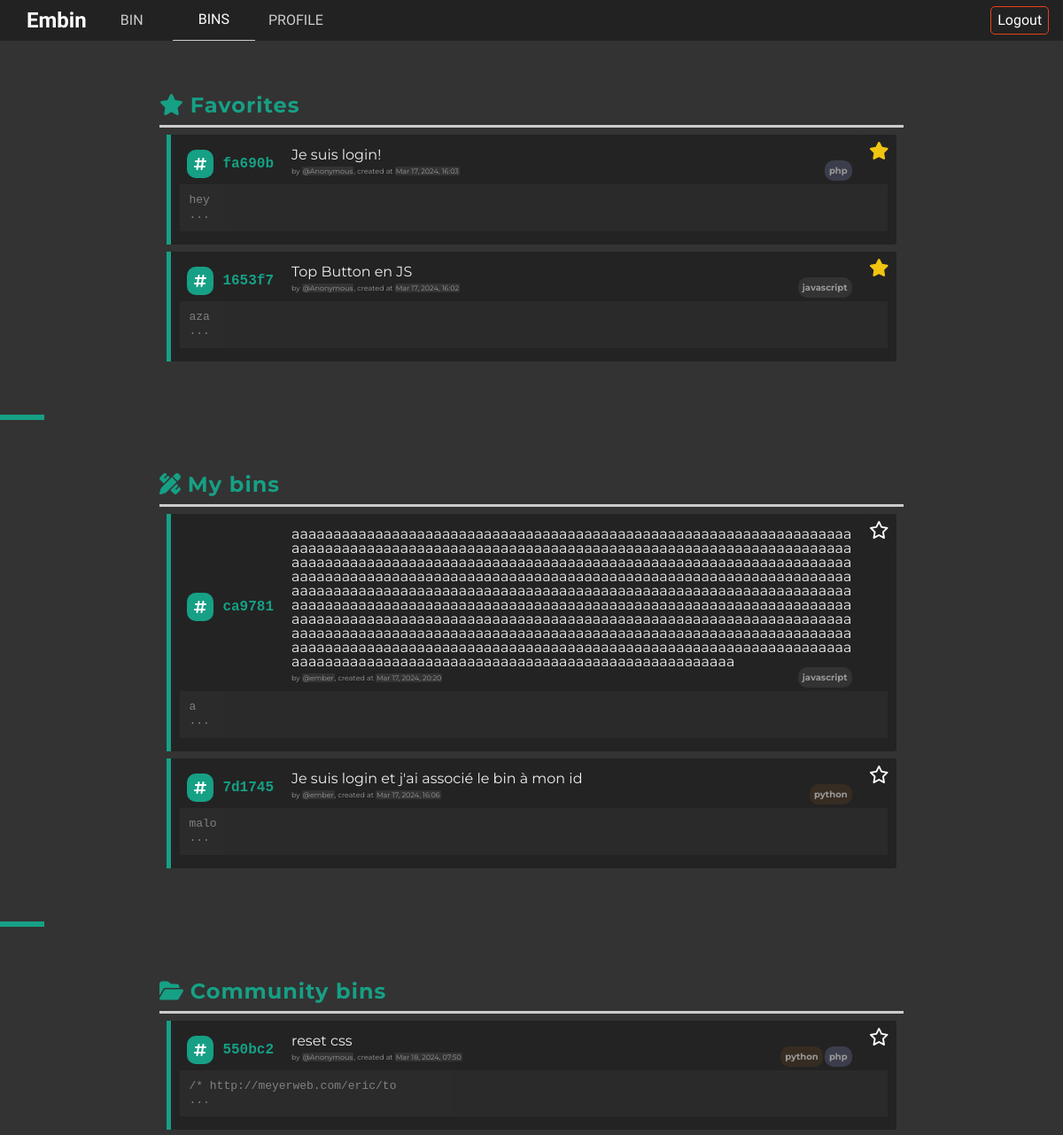
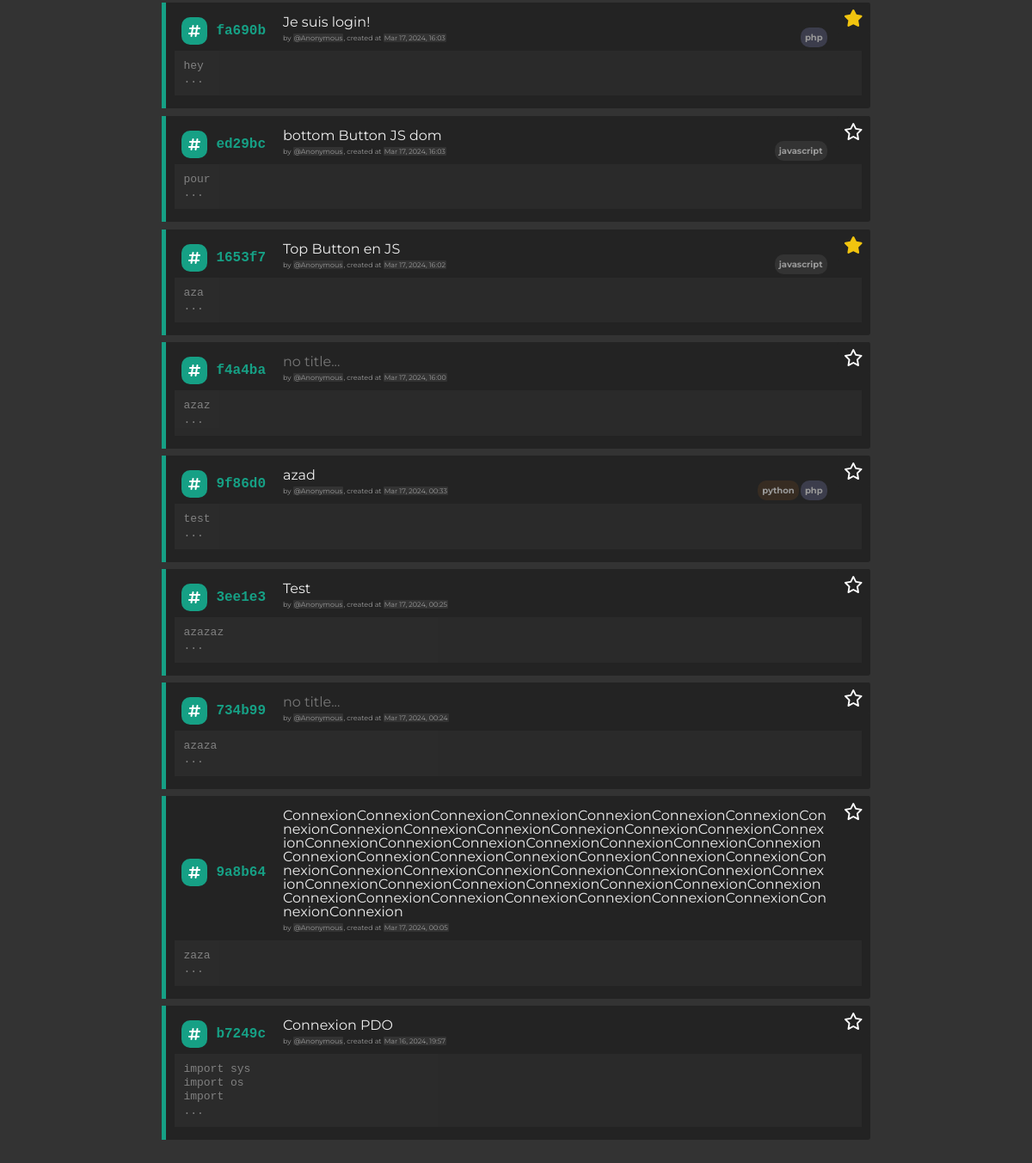
The page /list (signed in) on the database its author committed (2 pictures, top to bottom).
### applications/bin/models.py (models this page shows, shortened)
class Bin(models.Model):
    code = models.CharField(max_length=10)#, unique=True)
    content = models.TextField()
    title = models.CharField(max_length=255, null=True, blank=True)
    created_at = models.DateTimeField(auto_now_add=True)
    author = models.ForeignKey(User, on_delete=models.SET_NULL, null=True, blank=True)
    tags = models.ManyToManyField(Tag, blank=True)

class Tag(models.Model):
    name = models.CharField(max_length=100, unique=True)
    def __str__(self):
        return self.name

### applications/bin/views.py (the view)
# urls.py: path('list', views.list_, name="list"), # list à mettre avant <code> pour eviter conflit
def list_(request):
    bins = Bin.objects.all().order_by('-created_at')
    for bin_ in bins:
        if bin_.author_id is not None:
            bin_.author = get_user_by_id(bin_.author_id)
    if request.user.is_authenticated:
        favorites = Favorite.objects.filter(user=request.user, bin__in=bins)
        favorite_bins_ids = set(favorite.bin_id for favorite in favorites)
        for bin_ in bins:
            bin_.is_favorite = bin_.id in favorite_bins_ids
    return render(request, "bin/list.html", {'bins':bins})

### applications/articles/templatetags/split.py (called while the page is built)
@register.filter(name="first_url")
def first_url(url:str):
    return url.split("/")[1]

### applications/bin/views.py (called while the page is built)
def get_user_by_id(user_id):
    try:
        user = User.objects.get(pk=user_id)
        return user
    except User.DoesNotExist:
        return None

### applications/bin/templates/bin/list.html (shortened to what this page needs)
<!DOCTYPE html>
<html>
<head>
    {% load static %}
    {% include 'head.html' %}
    <link href="{% static 'bin/styles.css' %}" rel="stylesheet">
    <link href="{% static 'bin/show.css' %}" rel="stylesheet">
    <link href="{% static 'bin/index.css' %}" rel="stylesheet">
    <link rel="stylesheet" href="https://cdnjs.cloudflare.com/ajax/libs/highlight.js/10.4.1/styles/default.min.css">
</head>
<body>
{% include 'header.html' %}
<main>
{% if user.is_authenticated %}
<div class="list-bin" id="list-bin-favorites">
    <h2><i class="fa-solid fa-star"></i> Favorites</h2>
    {% for bin in bins %}
    {% if bin.is_favorite %}
    <div class="bin-element {{ bin.code }}">
        <button onclick="ajaxAddBinToFavorite(event, '{{ bin.code }}')" class="btn-add-favorites favorite">
            <i class="fa-solid fa-star"></i>
        </button>
        <div class="list-bin-infos">
            <i class="fa-solid fa-hashtag"></i>
            <p class="list-bin-code">{{ bin.code }}</p>
            <div class="list-bin-title">{{ bin.title|default:"<span class='notitle'>no title...</span>" }}<br>
                <div class="list-bin-by-author">
                    <span class="list-bin-by-label">by</span>
                    <span class="list-bin-author">@{{ bin.author|default:'Anonymous' }}</span>
                    <span class="list-bin-createdat-label">, created at</span>
                    <span class="list-bin-author">{{ bin.created_at|date:"M d, Y, H:i" }}</span>
                    <div class="list-bin-tags">
                        {% for tag in bin.tags.all %}
                        <span class="list-bin-tag {{ tag }}">{{ tag }}</span>
                        {% endfor %}
                    </div>
                </div>
            </div>
        </div>
        <a href="{{ bin.code }}" class="list-bin-preview">
            <pre class="preview prettyprint">{{ bin.content|slice:":30" }}<br>...</pre>
        </a>
    </div>
    {% endif %}
    {% endfor %}
</div>
<div class="left-separator"></div>
<div class="list-bin">
    <h2><i class="fa-solid fa-pen-ruler"></i> My bins</h2>
    {% for bin in bins %}
    {% if bin.author_id == request.user.id %}
    <div class="bin-element {{ bin.code }}">
        {% if bin.is_favorite %}
        <button onclick="ajaxAddBinToFavorite(event, '{{ bin.code }}')" class="btn-add-favorites favorite">
            <i class="fa-solid fa-star"></i>
        </button>
        {% else %}
        <button onclick="ajaxAddBinToFavorite(event, '{{ bin.code }}')" class="btn-add-favorites">
            <i class="fa-regular fa-star"></i>
        </button>
        {% endif %}
        <div class="list-bin-infos">
            <i class="fa-solid fa-hashtag"></i>
            <p class="list-bin-code">{{ bin.code }}</p>
            <div class="list-bin-title">{{ bin.title|default:"<span class='notitle'>no title...</span>" }}<br>
                <div class="list-bin-by-author">
                    <span class="list-bin-by-label">by</span>
                    <span class="list-bin-author">@{{ bin.author|default:'Anonymous' }}</span>
                    <span class="list-bin-createdat-label">, created at</span>
                    <span class="list-bin-author">{{ bin.created_at|date:"M d, Y, H:i" }}</span>
                    <div class="list-bin-tags">
                        {% for tag in bin.tags.all %}
                        <span class="list-bin-tag {{ tag }}">{{ tag }}</span>
                        {% endfor %}
                    </div>
                </div>
            </div>
        </div>
        <a href="{{ bin.code }}" class="list-bin-preview">
            <pre class="preview prettyprint">{{ bin.content|slice:":30" }}<br>...</pre>
        </a>
    </div>
    {% endif %}
    {% endfor %}
</div>
<div class="left-separator"></div>
{% endif %}
<div class="list-bin">
    <h2><i class="fa-solid fa-folder-open"></i> Community bins</h2>
    {% for bin in bins %}
    {% if not request.user.is_authenticated or bin.author_id != request.user.id %}
    <div class="bin-element {{ bin.code }}">
        {% if user.is_authenticated %}
        {% if bin.is_favorite %}
        <button onclick="ajaxAddBinToFavorite(event, '{{ bin.code }}')" class="btn-add-favorites favorite">
            <i class="fa-solid fa-star"></i>
        </button>
        {% else %}
        <button onclick="ajaxAddBinToFavorite(event, '{{ bin.code }}')" class="btn-add-favorites">
            <i class="fa-regular fa-star"></i>
        </button>
        {% endif %}
        {% endif %}
        <div class="list-bin-infos">
            <i class="fa-solid fa-hashtag"></i>
            <p class="list-bin-code">{{ bin.code }}</p>
            <div class="list-bin-title">{{ bin.title|default:"<span class='notitle'>no title...</span>" }}<br>
                <div class="list-bin-by-author">
                    <span class="list-bin-by-label">by</span>
                    <span class="list-bin-author">@{{ bin.author|default:'Anonymous' }}</span>
                    <span class="list-bin-createdat-label">, created at</span>
                    <span class="list-bin-author">{{ bin.created_at|date:"M d, Y, H:i" }}</span>
                    <div class="list-bin-tags">
                        {% for tag in bin.tags.all %}
                        <span class="list-bin-tag {{ tag }}">{{ tag }}</span>
                        {% endfor %}
                    </div>
                </div>
            </div>
        </div>
        <a href="{{ bin.code }}" class="list-bin-preview">
            <pre class="preview prettyprint">{{ bin.content|slice:":30" }}<br>...</pre>
        </a>
    </div>
    {% endif %}
    {% endfor %}
</div>
</main>
</body>
</html>

### static/styles.css (style rules this page uses)
:root { --main-color: rgb(22, 160, 133); --main-color-opacity-01: rgba(22, 160, 133, 0.1); --main-color-opacity-02: rgba(22, 160, 133, 0.2); --main-color-opacity-065: rgba(22, 160, 133, 0.65); --yellow: rgb(241, 196, 15); --blue: rgb(72, 126, 176); --blue-opacity-02: rgba(72, 126, 176, 0.2); --red: rgb(232, 65, 24); --red-opacity-02: rgba(232, 65, 24, 0.2); }
* { box-sizing:border-box; scroll-behavior:smooth; padding:0; margin:0; border:0; outline:none; }
pre { margin:0; word-wrap: break-word; white-space: pre-wrap; font-family:'Courier New', Courier, monospace; overflow: auto; }
body { font-family:Corbel; font-family: "Montserrat", sans-serif; font-optical-sizing: auto; font-weight: 400; font-style: normal; font-size: 16px; padding:0; position:relative; margin-bottom:100px; margin:0; line-height: 1; background:#333333; }
a { color:white; text-decoration:none; }
main { background-color:#333333; }

### applications/bin/static/bin/styles.css (style rules this page uses)
.list-bin-tag { background: #333333; border-radius: 10px; padding: 5px; font-weight: bold; font-size: 10px; text-align: center; }
.list-bin-tag.python { background: rgba(230, 126, 34, 0.1); }
.list-bin-tag.php { background: rgba(86,88,117, 0.5); }

### applications/bin/static/bin/show.css (style rules this page uses)
body { background-color:#333333 !important; }
pre.prettyprint { white-space: pre; counter-reset: number; width:100%; height:100%; padding:0; background-color:#333333 !important; font-size:13px !important; border:none !important; outline:none !important; color:#dddddd !important; margin: 10px 0 30px 0; cursor: text; }

### applications/bin/static/bin/index.css (style rules this page uses)
.btn-add-favorites { position: absolute; right: 0; top: 0; background-color: #232323; border: 2px solid #232323; color: white; border-radius: 3px; padding: 6px; cursor: pointer; transition: all 0.1s linear; }
.btn-add-favorites.favorite { color: rgb(241, 196, 15); }
.btn-add-favorites svg { transition: all 0.1s linear; font-size: 20px; }
.left-separator { border: 3px solid rgb(22, 160, 133); width: 50px; }
.list-bin { padding: 0 5%; margin: 60px auto; width: 80%; }
.list-bin h2 { color: rgb(22, 160, 133); padding-bottom: 10px; border-bottom: 3px solid #cccccc; letter-spacing: 1px; }
.bin-element { position: relative; color: #eeeeee; background: #232323; margin: 1%; border-left: 5px solid rgb(22, 160, 133); border-top-right-radius: 3px; border-bottom-right-radius: 3px; padding: 15px 10px; display: flex; flex-direction: column; gap: 5px; transition: all 0.1s linear; }
.bin-element .list-bin-infos svg { background: rgb(22, 160, 133); color: white; border-radius: 10px; padding: 8px; margin-left: 8px; }
.bin-element p.list-bin-code { font-family: "Courier new"; color: rgb(22, 160, 133); font-weight: 600; }
.bin-element div.list-bin-infos { flex: 1; display: flex; flex-direction: row; gap: 10px; align-items: center; }
.bin-element .preview { opacity: 0.5; cursor: pointer; padding: 10px; margin: 0; }
.list-bin-title { width: 100%; margin-left: 10px; margin-right: 40px; word-break: break-word; }
.list-bin-by-author { display: flex; align-items: center; font-size: 8px; color: #999999; padding: 5px 0; }
.list-bin-author { background: #333333; border-radius: 1px; padding: 1px; }
.list-bin-by-label, .list-bin-createdat-label { margin-right: 2px; }
.list-bin-tags { margin-left: auto; display: inline-block; }
.notitle { color: #777777; }

### static/markdown_highlight.css (style rules this page uses)
pre { line-height: 125%; margin: 0; }

### rows shown on the page
Bin: code "fa690b", title "Je suis login!", author "Anonymous", created_at "Mar 17, 2024, 16:03", content "hey"
Tag: name "php"
Bin: code "1653f7", title "Top Button en JS", author "Anonymous", created_at "Mar 17, 2024, 16:02", content "aza"
Tag: name "javascript"
Bin: code "ca9781", title "aaaaaaaaaaaaaaaaaaaaaaaaaaaaaaaaaaaaaaaaaaaaaaaaaaaaaaaaaaaaaaaaaaaaaaaaaaaaaaaaaaaaaaaaaaaaaaaaaaaaaaaaaaaaaaaaaaaaaaaaaaaaaaaaaaaaaaaaaaaaaaaaaaaaaaaaaaaaaaaaaaaaaaaaaaaaaaaaaaaaaaaaaaaaaaaaaaaaaaaaaaaaaaaaaaaaaaaaaaaaaaaaaaaaaaaaaaaaaaaaaaaaaaaaaaaaaaaaaaaaaaaaaaaaaaaaaaaaaaaaaaaaaaaaaaaaaaaaaaaaaaaaaaaaaaaaaaaaaaaaaaaaaaaaaaaaaaaaaaaaaaaaaaaaaaaaaaaaaaaaaaaaaaaaaaaaaaaaaaaaaaaaaaaaaaaaaaaaaaaaaaaaaaaaaaaaaaaaaaaaaaaaaaaaaaaaaaaaaaaaaaaaaaaaaaaaaaaaaaaaaaaaaaaaaaaaaaaaaaaaaaaaaaaaaaaaaaaaaaaaaaaaaaaaaaaaaaaaaaaaaaaaaaaaaaaaaaaaaaaaaaaaaaaaaaaaaaaaaaaaaaaaaaaaaaaaaaaaaaaaaaaaaaaaaaaaaaaaaaaaaaaaaaaaaaaaaaaaaaaaaaaaaaaaaaaaaaaaaaaaaaaaaaaaaaaaaaaa", author "ember", created_at "Mar 17, 2024, 20:20", content "a"
Bin: code "7d1745", title "Je suis login et j'ai associé le bin à mon id", author "ember", created_at "Mar 17, 2024, 16:06", content "malo"
Tag: name "python"
Bin: code "550bc2", title "reset css", author "Anonymous", created_at "Mar 18, 2024, 07:50", content "/* http://meyerweb.com/eric/to"
Bin: code "ed29bc", title "bottom Button JS dom", author "Anonymous", created_at "Mar 17, 2024, 16:03", content "pour"
Bin: code "f4a4ba", title "no title...", author "Anonymous", created_at "Mar 17, 2024, 16:00", content "azaz"
Bin: code "9f86d0", title "azad", author "Anonymous", created_at "Mar 17, 2024, 00:33", content "test"
Bin: code "3ee1e3", title "Test", author "Anonymous", created_at "Mar 17, 2024, 00:25", content "azazaz"
Bin: code "734b99", title "no title...", author "Anonymous", created_at "Mar 17, 2024, 00:24", content "azaza"
Bin: code "9a8b64", title "ConnexionConnexionConnexionConnexionConnexionConnexionConnexionConnexionConnexionConnexionConnexionConnexionConnexionConnexionConnexionConnexionConnexionConnexionConnexionConnexionConnexionConnexionConnexionConnexionConnexionConnexionConnexionConnexionConnexionConnexionConnexionConnexionConnexionConnexionConnexionConnexionConnexionConnexionConnexionConnexionConnexionConnexionConnexionConnexionConnexionConnexionConnexionConnexionConnexionConnexionConnexionConnexionConnexion", author "Anonymous", created_at "Mar 17, 2024, 00:05", content "zaza"
Bin: code "b7249c", title "Connexion PDO", author "Anonymous", created_at "Mar 16, 2024, 19:57", content "import sys import os import"
